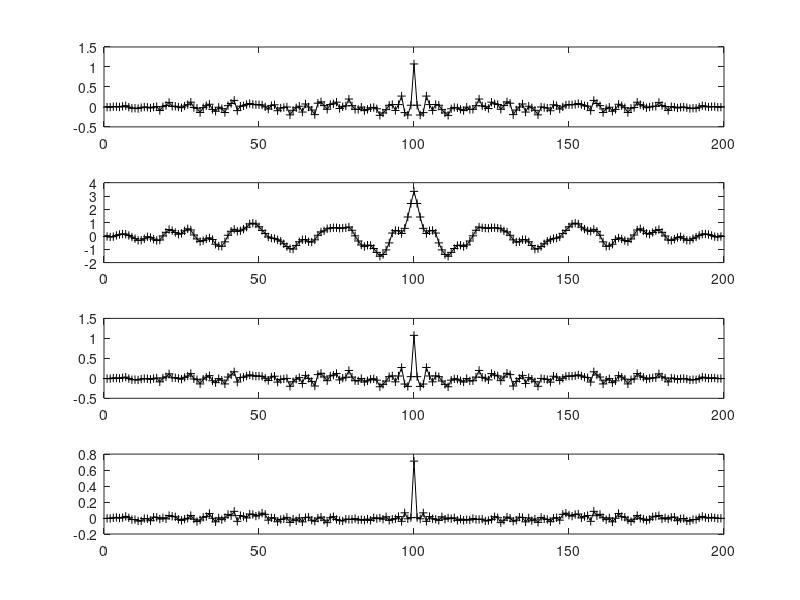

Reproduce this figure in MATLAB.
function gen_corr_err

r = randn(100,1);
Arr = xcov(r)/100;

%
% Set up art. cov. mat:
%
sd(:,1) = 1*ones(100,1);
sd(:,2) = 2*ones(100,1);
sd(:,3) = 3*ones(100,1);
sd(:,4) = 4*ones(100,1);
sd(:,5) = 3*ones(100,1);
sd(:,6) = 2*ones(100,1);
sd(:,7) = 1*ones(100,1);

E = diag(ones(100,1));
C = zeros(100,100);
C = spdiags(sd,-3:3,C);

%
% Decompose: C = L'*L
%
L = chol(C);
%
% Draw samples with cov C:
%
rtilde = L'*r;
Arr2 = xcov(rtilde)/100;
%
% Check:
%
rhat = inv(L')*rtilde;
Arr3 = xcov(rhat)/100;

%
% A) Put full xcov in matrix:
%
for i = 1:199
  sd2(:,i) = Arr2(i)*ones(100,1);
end
Ctilde = zeros(100,100);
Ctilde = spdiags(sd2,-99:99,Ctilde);

save bla C Ctilde;

L2 = chol(Ctilde);

rhat2 = inv(L2')*rtilde;
Arr4 = xcov(rhat2)/100;

figure(1);
subplot(4,1,1)
plot(Arr,'-+k')
subplot(4,1,2)
plot(Arr2,'-+k')
subplot(4,1,3)
plot(Arr3,'-+k')
subplot(4,1,4)
plot(Arr4,'-+k')

return;
